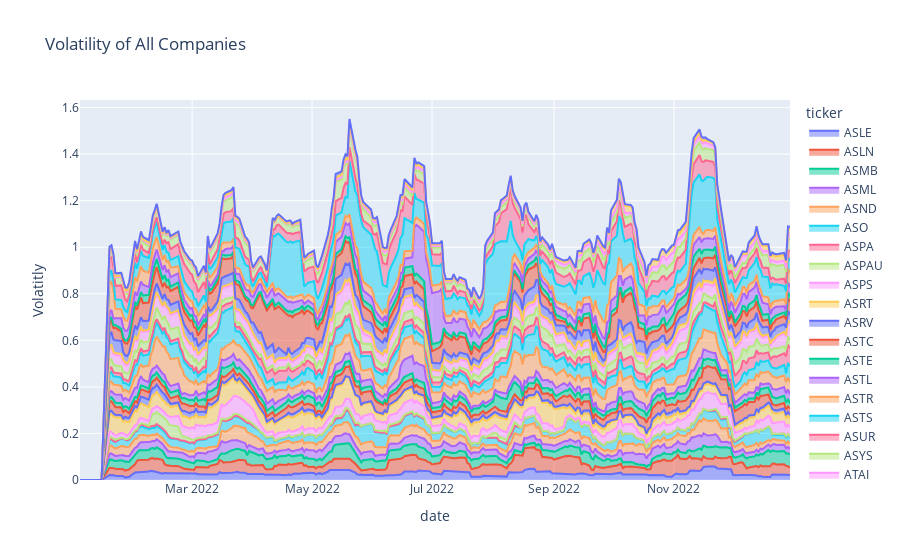

This figure's notebook cell:
### Code cell
df_new['Volatitly'] = df_new.groupby('ticker')['close'].pct_change().rolling(window=10).std().reset_index(0, drop=True)
fig = px.area(df_new, x='date', y='Volatitly',
              color= 'ticker',
              title='Volatility of All Companies')
fig.show()

### Figure 1 — Plotly figure (JSON) as saved in the notebook; plotly's stock layout.template omitted (floating-point values rounded to 4 significant figures; data arrays with more than 128 entries replaced by an {"elided": "..."} marker saying what was removed)
{"data": [{"fillpattern": {"shape": ""}, "hovertemplate": "ticker=ASLE<br>date=%{x}<br>Volatitly=%{y}<extra></extra>", "legendgroup": "ASLE", "line": {"color": "#636efa"}, "marker": {"symbol": "circle"}, "mode": "lines", "name": "ASLE", "orientation": "v", "showlegend": true, "stackgroup": "1", "type": "scatter", "x": {"elided": "251 str values"}, "xaxis": "x", "y": {"elided": "251 float values"}, "yaxis": "y"}, {"fillpattern": {"shape": ""}, "hovertemplate": "ticker=ASLN<br>date=%{x}<br>Volatitly=%{y}<extra></extra>", "legendgroup": "ASLN", "line": {"color": "#EF553B"}, "marker": {"symbol": "circle"}, "mode": "lines", "name": "ASLN", "orientation": "v", "showlegend": true, "stackgroup": "1", "type": "scatter", "x": {"elided": "251 str values"}, "xaxis": "x", "y": {"elided": "251 float values"}, "yaxis": "y"}, {"fillpattern": {"shape": ""}, "hovertemplate": "ticker=ASMB<br>date=%{x}<br>Volatitly=%{y}<extra></extra>", "legendgroup": "ASMB", "line": {"color": "#00cc96"}, "marker": {"symbol": "circle"}, "mode": "lines", "name": "ASMB", "orientation": "v", "showlegend": true, "stackgroup": "1", "type": "scatter", "x": {"elided": "251 str values"}, "xaxis": "x", "y": {"elided": "251 float values"}, "yaxis": "y"}, {"fillpattern": {"shape": ""}, "hovertemplate": "ticker=ASML<br>date=%{x}<br>Volatitly=%{y}<extra></extra>", "legendgroup": "ASML", "line": {"color": "#ab63fa"}, "marker": {"symbol": "circle"}, "mode": "lines", "name": "ASML", "orientation": "v", "showlegend": true, "stackgroup": "1", "type": "scatter", "x": {"elided": "251 str values"}, "xaxis": "x", "y": {"elided": "251 float values"}, "yaxis": "y"}, {"fillpattern": {"shape": ""}, "hovertemplate": "ticker=ASND<br>date=%{x}<br>Volatitly=%{y}<extra></extra>", "legendgroup": "ASND", "line": {"color": "#FFA15A"}, "marker": {"symbol": "circle"}, "mode": "lines", "name": "ASND", "orientation": "v", "showlegend": true, "stackgroup": "1", "type": "scatter", "x": {"elided": "251 str values"}, "xaxis": "x", "y": {"elided": "251 float values"}, "yaxis": "y"}, {"fillpattern": {"shape": ""}, "hovertemplate": "ticker=ASO<br>date=%{x}<br>Volatitly=%{y}<extra></extra>", "legendgroup": "ASO", "line": {"color": "#19d3f3"}, "marker": {"symbol": "circle"}, "mode": "lines", "name": "ASO", "orientation": "v", "showlegend": true, "stackgroup": "1", "type": "scatter", "x": {"elided": "251 str values"}, "xaxis": "x", "y": {"elided": "251 float values"}, "yaxis": "y"}, {"fillpattern": {"shape": ""}, "hovertemplate": "ticker=ASPA<br>date=%{x}<br>Volatitly=%{y}<extra></extra>", "legendgroup": "ASPA", "line": {"color": "#FF6692"}, "marker": {"symbol": "circle"}, "mode": "lines", "name": "ASPA", "orientation": "v", "showlegend": true, "stackgroup": "1", "type": "scatter", "x": {"elided": "251 str values"}, "xaxis": "x", "y": {"elided": "251 float values"}, "yaxis": "y"}, {"fillpattern": {"shape": ""}, "hovertemplate": "ticker=ASPAU<br>date=%{x}<br>Volatitly=%{y}<extra></extra>", "legendgroup": "ASPAU", "line": {"color": "#B6E880"}, "marker": {"symbol": "circle"}, "mode": "lines", "name": "ASPAU", "orientation": "v", "showlegend": true, "stackgroup": "1", "type": "scatter", "x": {"elided": "251 str values"}, "xaxis": "x", "y": {"elided": "251 float values"}, "yaxis": "y"}, {"fillpattern": {"shape": ""}, "hovertemplate": "ticker=ASPS<br>date=%{x}<br>Volatitly=%{y}<extra></extra>", "legendgroup": "ASPS", "line": {"color": "#FF97FF"}, "marker": {"symbol": "circle"}, "mode": "lines", "name": "ASPS", "orientation": "v", "showlegend": true, "stackgroup": "1", "type": "scatter", "x": {"elided": "251 str values"}, "xaxis": "x", "y": {"elided": "251 float values"}, "yaxis": "y"}, {"fillpattern": {"shape": ""}, "hovertemplate": "ticker=ASRT<br>date=%{x}<br>Volatitly=%{y}<extra></extra>", "legendgroup": "ASRT", "line": {"color": "#FECB52"}, "marker": {"symbol": "circle"}, "mode": "lines", "name": "ASRT", "orientation": "v", "showlegend": true, "stackgroup": "1", "type": "scatter", "x": {"elided": "251 str values"}, "xaxis": "x", "y": {"elided": "251 float values"}, "yaxis": "y"}, {"fillpattern": {"shape": ""}, "hovertemplate": "ticker=ASRV<br>date=%{x}<br>Volatitly=%{y}<extra></extra>", "legendgroup": "ASRV", "line": {"color": "#636efa"}, "marker": {"symbol": "circle"}, "mode": "lines", "name": "ASRV", "orientation": "v", "showlegend": true, "stackgroup": "1", "type": "scatter", "x": {"elided": "251 str values"}, "xaxis": "x", "y": {"elided": "251 float values"}, "yaxis": "y"}, {"fillpattern": {"shape": ""}, "hovertemplate": "ticker=ASTC<br>date=%{x}<br>Volatitly=%{y}<extra></extra>", "legendgroup": "ASTC", "line": {"color": "#EF553B"}, "marker": {"symbol": "circle"}, "mode": "lines", "name": "ASTC", "orientation": "v", "showlegend": true, "stackgroup": "1", "type": "scatter", "x": {"elided": "251 str values"}, "xaxis": "x", "y": {"elided": "251 float values"}, "yaxis": "y"}, {"fillpattern": {"shape": ""}, "hovertemplate": "ticker=ASTE<br>date=%{x}<br>Volatitly=%{y}<extra></extra>", "legendgroup": "ASTE", "line": {"color": "#00cc96"}, "marker": {"symbol": "circle"}, "mode": "lines", "name": "ASTE", "orientation": "v", "showlegend": true, "stackgroup": "1", "type": "scatter", "x": {"elided": "251 str values"}, "xaxis": "x", "y": {"elided": "251 float values"}, "yaxis": "y"}, {"fillpattern": {"shape": ""}, "hovertemplate": "ticker=ASTL<br>date=%{x}<br>Volatitly=%{y}<extra></extra>", "legendgroup": "ASTL", "line": {"color": "#ab63fa"}, "marker": {"symbol": "circle"}, "mode": "lines", "name": "ASTL", "orientation": "v", "showlegend": true, "stackgroup": "1", "type": "scatter", "x": {"elided": "251 str values"}, "xaxis": "x", "y": {"elided": "251 float values"}, "yaxis": "y"}, {"fillpattern": {"shape": ""}, "hovertemplate": "ticker=ASTR<br>date=%{x}<br>Volatitly=%{y}<extra></extra>", "legendgroup": "ASTR", "line": {"color": "#FFA15A"}, "marker": {"symbol": "circle"}, "mode": "lines", "name": "ASTR", "orientation": "v", "showlegend": true, "stackgroup": "1", "type": "scatter", "x": {"elided": "251 str values"}, "xaxis": "x", "y": {"elided": "251 float values"}, "yaxis": "y"}, {"fillpattern": {"shape": ""}, "hovertemplate": "ticker=ASTS<br>date=%{x}<br>Volatitly=%{y}<extra></extra>", "legendgroup": "ASTS", "line": {"color": "#19d3f3"}, "marker": {"symbol": "circle"}, "mode": "lines", "name": "ASTS", "orientation": "v", "showlegend": true, "stackgroup": "1", "type": "scatter", "x": {"elided": "251 str values"}, "xaxis": "x", "y": {"elided": "251 float values"}, "yaxis": "y"}, {"fillpattern": {"shape": ""}, "hovertemplate": "ticker=ASUR<br>date=%{x}<br>Volatitly=%{y}<extra></extra>", "legendgroup": "ASUR", "line": {"color": "#FF6692"}, "marker": {"symbol": "circle"}, "mode": "lines", "name": "ASUR", "orientation": "v", "showlegend": true, "stackgroup": "1", "type": "scatter", "x": {"elided": "251 str values"}, "xaxis": "x", "y": {"elided": "251 float values"}, "yaxis": "y"}, {"fillpattern": {"shape": ""}, "hovertemplate": "ticker=ASYS<br>date=%{x}<br>Volatitly=%{y}<extra></extra>", "legendgroup": "ASYS", "line": {"color": "#B6E880"}, "marker": {"symbol": "circle"}, "mode": "lines", "name": "ASYS", "orientation": "v", "showlegend": true, "stackgroup": "1", "type": "scatter", "x": {"elided": "251 str values"}, "xaxis": "x", "y": {"elided": "251 float values"}, "yaxis": "y"}, {"fillpattern": {"shape": ""}, "hovertemplate": "ticker=ATAI<br>date=%{x}<br>Volatitly=%{y}<extra></extra>", "legendgroup": "ATAI", "line": {"color": "#FF97FF"}, "marker": {"symbol": "circle"}, "mode": "lines", "name": "ATAI", "orientation": "v", "showlegend": true, "stackgroup": "1", "type": "scatter", "x": {"elided": "251 str values"}, "xaxis": "x", "y": {"elided": "251 float values"}, "yaxis": "y"}, {"fillpattern": {"shape": ""}, "hovertemplate": "ticker=ATCOL<br>date=%{x}<br>Volatitly=%{y}<extra></extra>", "legendgroup": "ATCOL", "line": {"color": "#FECB52"}, "marker": {"symbol": "circle"}, "mode": "lines", "name": "ATCOL", "orientation": "v", "showlegend": true, "stackgroup": "1", "type": "scatter", "x": {"elided": "251 str values"}, "xaxis": "x", "y": {"elided": "251 float values"}, "yaxis": "y"}, {"fillpattern": {"shape": ""}, "hovertemplate": "ticker=ATEC<br>date=%{x}<br>Volatitly=%{y}<extra></extra>", "legendgroup": "ATEC", "line": {"color": "#636efa"}, "marker": {"symbol": "circle"}, "mode": "lines", "name": "ATEC", "orientation": "v", "showlegend": true, "stackgroup": "1", "type": "scatter", "x": {"elided": "251 str values"}, "xaxis": "x", "y": {"elided": "251 float values"}, "yaxis": "y"}, {"fillpattern": {"shape": ""}, "hovertemplate": "ticker=ATER<br>date=%{x}<br>Volatitly=%{y}<extra></extra>", "legendgroup": "ATER", "line": {"color": "#EF553B"}, "marker": {"symbol": "circle"}, "mode": "lines", "name": "ATER", "orientation": "v", "showlegend": true, "stackgroup": "1", "type": "scatter", "x": {"elided": "251 str values"}, "xaxis": "x", "y": {"elided": "251 float values"}, "yaxis": "y"}, {"fillpattern": {"shape": ""}, "hovertemplate": "ticker=ATEX<br>date=%{x}<br>Volatitly=%{y}<extra></extra>", "legendgroup": "ATEX", "line": {"color": "#00cc96"}, "marker": {"symbol": "circle"}, "mode": "lines", "name": "ATEX", "orientation": "v", "showlegend": true, "stackgroup": "1", "type": "scatter", "x": {"elided": "251 str values"}, "xaxis": "x", "y": {"elided": "251 float values"}, "yaxis": "y"}, {"fillpattern": {"shape": ""}, "hovertemplate": "ticker=ATHA<br>date=%{x}<br>Volatitly=%{y}<extra></extra>", "legendgroup": "ATHA", "line": {"color": "#ab63fa"}, "marker": {"symbol": "circle"}, "mode": "lines", "name": "ATHA", "orientation": "v", "showlegend": true, "stackgroup": "1", "type": "scatter", "x": {"elided": "251 str values"}, "xaxis": "x", "y": {"elided": "251 float values"}, "yaxis": "y"}, {"fillpattern": {"shape": ""}, "hovertemplate": "ticker=ATHE<br>date=%{x}<br>Volatitly=%{y}<extra></extra>", "legendgroup": "ATHE", "line": {"color": "#FFA15A"}, "marker": {"symbol": "circle"}, "mode": "lines", "name": "ATHE", "orientation": "v", "showlegend": true, "stackgroup": "1", "type": "scatter", "x": {"elided": "251 str values"}, "xaxis": "x", "y": {"elided": "251 float values"}, "yaxis": "y"}, {"fillpattern": {"shape": ""}, "hovertemplate": "ticker=ATHX<br>date=%{x}<br>Volatitly=%{y}<extra></extra>", "legendgroup": "ATHX", "line": {"color": "#19d3f3"}, "marker": {"symbol": "circle"}, "mode": "lines", "name": "ATHX", "orientation": "v", "showlegend": true, "stackgroup": "1", "type": "scatter", "x": {"elided": "251 str values"}, "xaxis": "x", "y": {"elided": "251 float values"}, "yaxis": "y"}, {"fillpattern": {"shape": ""}, "hovertemplate": "ticker=ATIF<br>date=%{x}<br>Volatitly=%{y}<extra></extra>", "legendgroup": "ATIF", "line": {"color": "#FF6692"}, "marker": {"symbol": "circle"}, "mode": "lines", "name": "ATIF", "orientation": "v", "showlegend": true, "stackgroup": "1", "type": "scatter", "x": {"elided": "251 str values"}, "xaxis": "x", "y": {"elided": "251 float values"}, "yaxis": "y"}, {"fillpattern": {"shape": ""}, "hovertemplate": "ticker=ATLC<br>date=%{x}<br>Volatitly=%{y}<extra></extra>", "legendgroup": "ATLC", "line": {"color": "#B6E880"}, "marker": {"symbol": "circle"}, "mode": "lines", "name": "ATLC", "orientation": "v", "showlegend": true, "stackgroup": "1", "type": "scatter", "x": {"elided": "251 str values"}, "xaxis": "x", "y": {"elided": "251 float values"}, "yaxis": "y"}, {"fillpattern": {"shape": ""}, "hovertemplate": "ticker=ATLCL<br>date=%{x}<br>Volatitly=%{y}<extra></extra>", "legendgroup": "ATLCL", "line": {"color": "#FF97FF"}, "marker": {"symbol": "circle"}, "mode": "lines", "name": "ATLCL", "orientation": "v", "showlegend": true, "stackgroup": "1", "type": "scatter", "x": {"elided": "251 str values"}, "xaxis": "x", "y": {"elided": "251 float values"}, "yaxis": "y"}, {"fillpattern": {"shape": ""}, "hovertemplate": "ticker=ATLCP<br>date=%{x}<br>Volatitly=%{y}<extra></extra>", "legendgroup": "ATLCP", "line": {"color": "#FECB52"}, "marker": {"symbol": "circle"}, "mode": "lines", "name": "ATLCP", "orientation": "v", "showlegend": true, "stackgroup": "1", "type": "scatter", "x": {"elided": "251 str values"}, "xaxis": "x", "y": {"elided": "251 float values"}, "yaxis": "y"}, {"fillpattern": {"shape": ""}, "hovertemplate": "ticker=ATLO<br>date=%{x}<br>Volatitly=%{y}<extra></extra>", "legendgroup": "ATLO", "line": {"color": "#636efa"}, "marker": {"symbol": "circle"}, "mode": "lines", "name": "ATLO", "orientation": "v", "showlegend": true, "stackgroup": "1", "type": "scatter", "x": {"elided": "251 str values"}, "xaxis": "x", "y": {"elided": "251 float values"}, "yaxis": "y"}], "layout": {"legend": {"title": {"text": "ticker"}, "tracegroupgap": 0}, "title": {"text": "Volatility of All Companies"}, "xaxis": {"anchor": "y", "domain": [0, 1], "title": {"text": "date"}}, "yaxis": {"anchor": "x", "domain": [0, 1], "title": {"text": "Volatitly"}}}}
